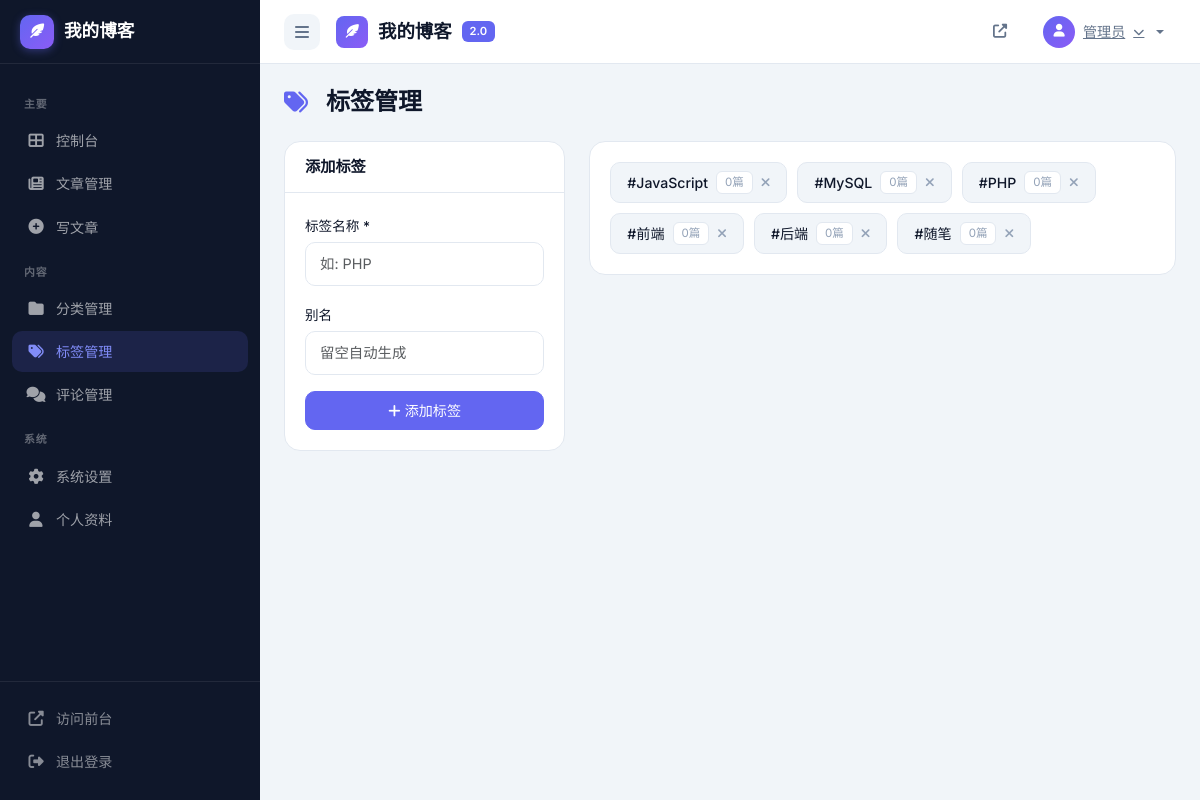
/admin/tags (signed in), run on the app's committed database.
### tables this page shows
CREATE TABLE IF NOT EXISTS `users` (
    `id` INT UNSIGNED AUTO_INCREMENT PRIMARY KEY,
    `username` VARCHAR(50) NOT NULL UNIQUE,
    `password` VARCHAR(255) NOT NULL,
    `email` VARCHAR(100) NOT NULL,
    `nickname` VARCHAR(50) DEFAULT '',
    `avatar` VARCHAR(255) DEFAULT '',
    `role` ENUM('admin','author','editor') DEFAULT 'author',
    `status` TINYINT(1) DEFAULT 1,
    `created_at` DATETIME DEFAULT CURRENT_TIMESTAMP,
    `updated_at` DATETIME DEFAULT CURRENT_TIMESTAMP ON UPDATE CURRENT_TIMESTAMP
);

CREATE TABLE IF NOT EXISTS `tags` (
    `id` INT UNSIGNED AUTO_INCREMENT PRIMARY KEY,
    `name` VARCHAR(50) NOT NULL,
    `slug` VARCHAR(50) DEFAULT '',
    `created_at` DATETIME DEFAULT CURRENT_TIMESTAMP
);

### database.php (called while the page is built, shortened)
<?php
class Database {
    private static $instance = null;
    private $pdo;
    private $connected = false;
    private function __construct() {
        $dsn = 'mysql:host=' . DB_HOST . ';port=' . DB_PORT . ';charset=utf8mb4';
        try {
            $this->pdo = new PDO($dsn, DB_USER, DB_PASS, [
                PDO::ATTR_ERRMODE => PDO::ERRMODE_EXCEPTION,
                PDO::MYSQL_ATTR_INIT_COMMAND => "SET NAMES utf8mb4",
                PDO::ATTR_DEFAULT_FETCH_MODE => PDO::FETCH_ASSOC,
                PDO::ATTR_EMULATE_PREPARES => false,
            ]);
            $this->pdo->exec("USE `" . DB_NAME . "`");
            $this->connected = true;
        } catch (PDOException $e) {
            $this->connected = false;
            $this->pdo = null;
        }
    }
    public static function getInstance() {
        if (self::$instance === null) {
            self::$instance = new self();
        }
        return self::$instance;
    }
    public function isConnected() {
        return $this->connected;
    }
    public function query($sql, $params = []) {
        $stmt = $this->pdo->prepare($sql);
        $stmt->execute($params);
        return $stmt;
    }
    public function fetchAll($sql, $params = []) {
        $result = $this->query($sql, $params);
        return $result ? $result->fetchAll() : [];
    }
    public function fetchOne($sql, $params = []) {
        $result = $this->query($sql, $params);
        return $result ? $result->fetch() : false;
    }
}
function db() {
    return Database::getInstance();
}

### functions.php (called while the page is built, shortened)
<?php
function is_installed() {
    return db()->isConnected();
}
function clean($str) {
    return htmlspecialchars($str, ENT_QUOTES, 'UTF-8');
}
function is_login() {
    return !empty($_SESSION['user_id']);
}
function current_user() {
    static $user = null;
    if ($user === null) {
        $user = db()->fetchOne("SELECT * FROM users WHERE id = ?", [$_SESSION['user_id']]);
    }
    return $user;
}
function get_option($key, $default = '') {
    $defaults = [
        'site_name' => '我的博客',
        'site_desc' => '一个简洁优雅的个人博客',
        'site_keywords' => '博客,技术,分享',
        'site_url' => 'http://localhost/boke',
        'admin_email' => 'admin@example.com',
        'comment_check' => '1',
        'posts_per_page' => '8',
    ];
    static $options = null;
    if ($options === null) {
        $rows = db()->fetchAll("SELECT option_key, option_value FROM options");
        $options = [];
        foreach ($rows as $row) {
            $options[$row['option_key']] = $row['option_value'];
        }
    }
    return isset($options[$key]) ? $options[$key] : (isset($defaults[$key]) ? $defaults[$key] : $default);
}
    ?>

### admin/tags.php (the view, shortened to what this page needs)
<?php
$tags = db()->fetchAll("
    SELECT t.*, (SELECT COUNT(*) FROM post_tags WHERE tag_id = t.id) as post_count
    FROM tags t ORDER BY post_count DESC, name ASC
");
include __DIR__ . '/../admin/views/header.php';
?>
<div class="page-header">
    <h1><i class="fas fa-tags me-2"></i>标签管理</h1>
</div>
<div class="row">
    <div class="col-lg-4">
        <div class="admin-card">
            <div class="admin-card-header">
                <h5>添加标签</h5>
            </div>
            <div class="admin-card-body">
                <form method="POST">
                    <div class="mb-3">
                        <label class="form-label">标签名称 *</label>
                        <input type="text" name="name" class="form-control" required placeholder="如: PHP">
                    </div>
                    <div class="mb-3">
                        <label class="form-label">别名</label>
                        <input type="text" name="slug" class="form-control" placeholder="留空自动生成">
                    </div>
                    <button type="submit" class="btn btn-primary w-100">
                        <i class="fas fa-plus me-1"></i>添加标签
                    </button>
                </form>
            </div>
        </div>
    </div>
    <div class="col-lg-8">
        <div class="admin-card">
            <div class="admin-card-body">
                <?php if (empty($tags)): ?>
                <div class="empty-state p-4">
                    <i class="fas fa-tags"></i>
                    <h5>暂无标签</h5>
                </div>
                <?php else: ?>
                <div class="tag-cloud-admin">
                    <?php foreach ($tags as $tag): ?>
                    <div class="tag-item-admin">
                        <span class="tag-name">#<?php echo clean($tag['name']); ?></span>
                        <span class="tag-count"><?php echo $tag['post_count']; ?>篇</span>
                        <a href="?delete=<?php echo $tag['id']; ?>" class="tag-delete" title="删除"
                            onclick="return confirm('确定删除标签 #<?php echo clean($tag['name']); ?>？')">
                            <i class="fas fa-times"></i>
                        </a>
                    </div>
                    <?php endforeach; ?>
                </div>
                <?php endif; ?>
            </div>
        </div>
    </div>
</div>
<?php include __DIR__ . '/../admin/views/footer.php'; ?>

### admin/views/header.php (shortened to what this page needs)
<?php
$siteName = get_option('site_name', SITE_NAME);
$currentUser = current_user();
$currentPage = basename($_SERVER['REQUEST_URI'], '.php');
?>
<!DOCTYPE html>
<html lang="zh-CN">
<head>
    <link rel="stylesheet" href="https://cdn.jsdelivr.net/npm/bootstrap@5.3.0/dist/css/bootstrap.min.css">
    <link rel="stylesheet" href="https://cdnjs.cloudflare.com/ajax/libs/font-awesome/6.4.0/css/all.min.css">
    <link rel="stylesheet" href="<?php echo SITE_URL; ?>/assets/css/admin.css">
</head>
<body>
<aside class="admin-sidebar" id="adminSidebar">
    <div class="sidebar-brand">
        <a href="<?php echo SITE_URL; ?>/admin/">
            <span class="brand-icon"><i class="fas fa-feather-alt"></i></span>
            <?php echo clean($siteName); ?>
        </a>
    </div>
    <div class="sidebar-menu">
        <div class="menu-label">主要</div>
        <a href="<?php echo SITE_URL; ?>/admin/dashboard" class="menu-item <?php echo $currentPage === 'index' || $currentPage === 'dashboard' || $currentPage === '' ? 'active' : ''; ?>">
            <i class="fas fa-th-large"></i><span>控制台</span>
        </a>
        <a href="<?php echo SITE_URL; ?>/admin/posts" class="menu-item <?php echo in_array($currentPage, ['posts', 'post-edit', 'post-add']) ? 'active' : ''; ?>">
            <i class="fas fa-newspaper"></i><span>文章管理</span>
        </a>
        <a href="<?php echo SITE_URL; ?>/admin/post-add" class="menu-item <?php echo $currentPage === 'post-add' ? 'active' : ''; ?>">
            <i class="fas fa-plus-circle"></i><span>写文章</span>
        </a>
        <div class="menu-label">内容</div>
        <a href="<?php echo SITE_URL; ?>/admin/categories" class="menu-item <?php echo $currentPage === 'categories' ? 'active' : ''; ?>">
            <i class="fas fa-folder"></i><span>分类管理</span>
        </a>
        <a href="<?php echo SITE_URL; ?>/admin/tags" class="menu-item <?php echo $currentPage === 'tags' ? 'active' : ''; ?>">
            <i class="fas fa-tags"></i><span>标签管理</span>
        </a>
        <a href="<?php echo SITE_URL; ?>/admin/comments" class="menu-item <?php echo $currentPage === 'comments' ? 'active' : ''; ?>">
            <i class="fas fa-comments"></i><span>评论管理</span>
        </a>
        <div class="menu-label">系统</div>
        <a href="<?php echo SITE_URL; ?>/admin/settings" class="menu-item <?php echo $currentPage === 'settings' ? 'active' : ''; ?>">
            <i class="fas fa-cog"></i><span>系统设置</span>
        </a>
        <a href="<?php echo SITE_URL; ?>/admin/profile" class="menu-item <?php echo $currentPage === 'profile' ? 'active' : ''; ?>">
            <i class="fas fa-user"></i><span>个人资料</span>
        </a>
    </div>
    <div class="sidebar-footer">
        <a href="<?php echo SITE_URL; ?>/" target="_blank" class="menu-item">
            <i class="fas fa-external-link-alt"></i><span>访问前台</span>
        </a>
        <a href="<?php echo SITE_URL; ?>/admin/logout" class="menu-item">
            <i class="fas fa-sign-out-alt"></i><span>退出登录</span>
        </a>
    </div>
</aside>
<nav class="admin-nav">
    <div class="admin-nav-left">
        <button class="sidebar-toggle" id="sidebarToggle">
            <i class="fas fa-bars"></i>
        </button>
        <a href="<?php echo SITE_URL; ?>/admin/" class="admin-logo">
            <span class="brand-icon"><i class="fas fa-feather-alt"></i></span>
            <?php echo clean($siteName); ?>
            <span style="font-size:0.7rem;background:var(--admin-primary);color:#fff;padding:2px 8px;border-radius:6px;font-weight:600;">2.0</span>
        </a>
    </div>
    <div class="admin-nav-right">
        <a href="<?php echo SITE_URL; ?>/" target="_blank" class="nav-link-icon" title="访问前台">
            <i class="fas fa-external-link-alt"></i>
        </a>
        <div class="nav-user dropdown">
            <a href="#" class="dropdown-toggle" data-bs-toggle="dropdown">
                <div style="width:32px;height:32px;border-radius:50%;background:linear-gradient(135deg,var(--admin-primary),#8b5cf6);display:flex;align-items:center;justify-content:center;color:#fff;font-size:0.8rem;">
                    <i class="fas fa-user"></i>
                </div>
                <?php echo clean($currentUser['nickname'] ?: $currentUser['username']); ?>
                <i class="fas fa-chevron-down" style="font-size:0.7rem;"></i>
            </a>
        </div>
    </div>
</nav>
<div class="admin-main">
    <div class="admin-content">

### data on the page
users: nickname "管理员"
tags: name "JavaScript", post_count "0"
tags: name "MySQL", post_count "0"
tags: name "PHP", post_count "0"
tags: name "前端", post_count "0"
tags: name "后端", post_count "0"
tags: name "随笔", post_count "0"

### other printed values
$siteName "我的博客"
